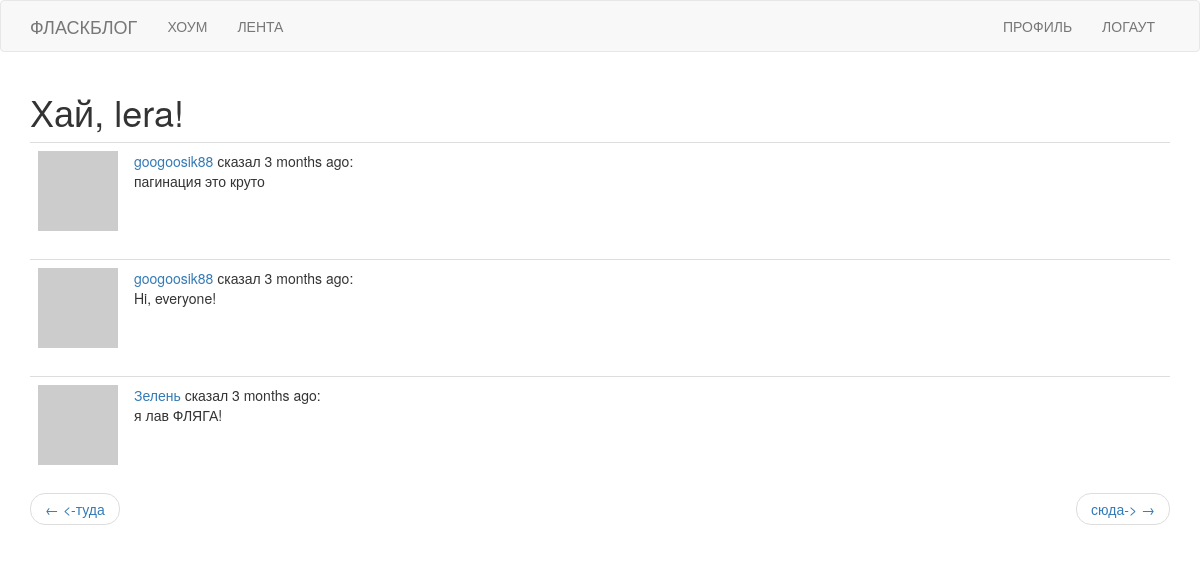
Screenshot of /explore?page=2 (signed in) with the database file from the repository.
### app/models.py (models this page shows, shortened)
class User(UserMixin, db.Model):
    id = db.Column(db.Integer, primary_key=True)
    username = db.Column(db.String(64), index=True, unique=True)
    email = db.Column(db.String(120), index=True, unique=True)
    password_hash = db.Column(db.String(128))
    about_me = db.Column(db.String(140))
    last_seen = db.Column(db.DateTime, default=datetime.utcnow)
    posts = db.relationship('Post', backref='author', lazy='dynamic')
    followed = db.relationship(
        'User', secondary=followers,
        primaryjoin=(followers.c.follower_id == id),
        secondaryjoin=(followers.c.followed_id == id),
        backref=db.backref('followers', lazy='dynamic'), lazy='dynamic')
    def avatar(self, size):
        digest = md5(self.email.lower().encode('utf-8')).hexdigest()
        return 'https://www.gravatar.com/avatar/{}?d=identicon&s={}'.format(digest, size)
    """Подписка"""
    """Отписка"""
    """Проверка на подписку"""
    """Лента"""
    '''Запрос токена на восстановление пароля'''
    '''Верификация токена на восстановление пароля'''

class Post(db.Model):
    id = db.Column(db.Integer, primary_key=True)
    body = db.Column(db.String(140))
    timestamp = db.Column(db.DateTime, index=True, default=datetime.utcnow)
    user_id = db.Column(db.Integer, db.ForeignKey('user.id'))

### app/routes.py (the view)
@app.route('/explore')
@login_required
def explore():
    page = request.args.get('page', 1, type=int)
    posts = Post.query.order_by(Post.timestamp.desc()).paginate(
        page, app.config['POST_PER_PAGE'], False)
    next_url = url_for('explore', page=posts.next_num) if posts.has_next else None
    prev_url = url_for('explore', page=posts.prev_num) if posts.has_prev else None
    return render_template('index.html', title='Explore', posts=posts.items,
                           next_url=next_url, prev_url=prev_url)

### app/models.py (called while the page is built)
@login.user_loader
def load_user(id):
    return User.query.get(int(id))

### app/routes.py (called while the page is built)
@app.before_request
def before_request():
    if current_user.is_authenticated:
        current_user.last_seen = datetime.utcnow()
        db.session.commit()

### app/templates/index.html (shortened to what this page needs)
{% extends "base.html" %}
{% import 'bootstrap/wtf.html' as wtf %}
{% block app_content %}
    <h1>Хай, {{ current_user.username }}!</h1>
    {% for post in posts %}
        {% include '_post.html' %}
    {% endfor %}
    <nav aria-label="...">
        <ul class="pager">
            <li class="previous{% if not prev_url %} disabled{% endif %}">
                <a href="{{ prev_url or '#' }}">
                    <span aria-hidden="true">&larr;</span> <-туда
                </a>
            </li>
            <li class="next{% if not next_url %} disabled{% endif %}">
                <a href="{{ next_url or '#' }}">
                    сюда-> <span aria-hidden="true">&rarr;</span>
                </a>
            </li>
        </ul>
    </nav>
{% endblock %}

### app/templates/_post.html
<table class="table table-hover">
    <tr>
        <td width="70px">
            <a href="{{ url_for('user', username=post.author.username) }}">
                <img src="{{ post.author.avatar(70) }}" />
            </a>
        </td>
        <td>
            <a href="{{ url_for('user', username=post.author.username) }}">
                {{ post.author.username }}
            </a>
            сказал {{ moment(post.timestamp).fromNow() }}:
            <br>
            {{ post.body }}
        </td>
    </tr>
</table>

### rows the page displays
User: username "lera"
Post: author.username "googoosik88", timestamp "3 months ago", body "пагинация это круто"
Post: author.username "googoosik88", timestamp "3 months ago", body "Hi, everyone!"
Post: author.username "Зелень", timestamp "3 months ago", body "я лав ФЛЯГА!"
